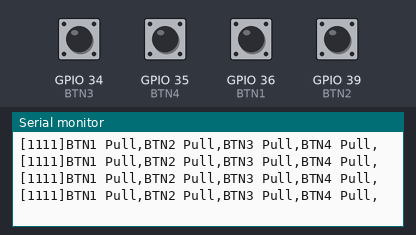
The sketch below on a simulated ESP32. Shown: the last lines printed to the serial monitor. The test bench sets the inputs (shaded band); at power-on: GPIO 34 (BTN3), GPIO 35 (BTN4), GPIO 36 (BTN1), GPIO 39 (BTN2) HIGH.

Above: at 2.3 s.
2.4 s: GPIO 34 (BTN3) pulled LOW for 0.65 s
At 2.9 s:
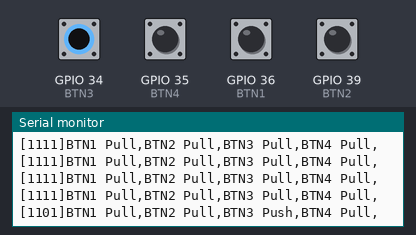
4.5 s: GPIO 35 (BTN4) pulled LOW for 0.65 s
At 4.9 s:
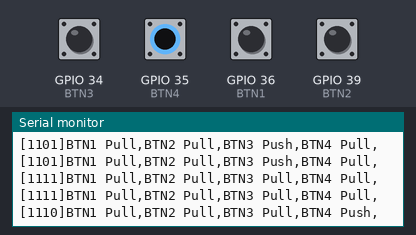
6.6 s: GPIO 36 (BTN1) pulled LOW for 0.65 s
At 7.31 s:
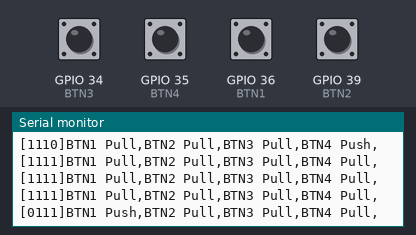
8.7 s: GPIO 39 (BTN2) pulled LOW for 0.65 s
At 9.4 s:
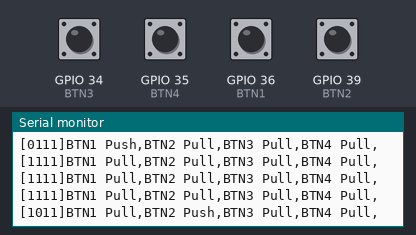
10.8 s: GPIO 34 (BTN3) driven LOW and GPIO 35 (BTN4) driven LOW
At 11.4 s:
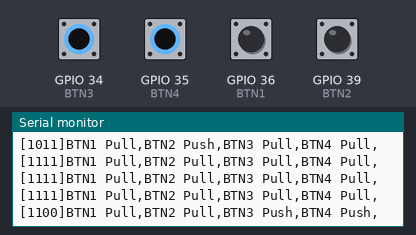
13.0 s: GPIO 36 (BTN1) pulled LOW for 1 s
At 13.4 s:
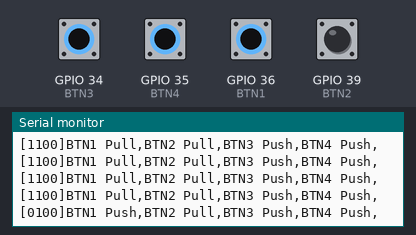

Measured:
- after the input at 2.4 s, the serial monitor: prints a new line after 0.10 s (image 1)
- after the input at 4.5 s, the serial monitor: prints a new line at once (image 2)
- after the input at 6.6 s, the serial monitor: prints a new line after 0.40 s (image 3)
- after the input at 8.7 s, the serial monitor: prints a new line after 0.30 s (image 4)
- after the input at 10.8 s, the serial monitor: prints a new line after 0.20 s (image 5)
- after the input at 13.0 s, the serial monitor: prints a new line at once (image 6)

The sketch:

Button_TEST.ino
```cpp
// ================================

//          버튼 입력 예제

// ================================

// ========== 예제 특징 ============

//  버튼의 누름 여부를
//  시리얼 모니터에 주기적으로 출력합니다.

// ================================


// ======== 사용 라이브러리 =========
// (이 예제는 LED 토글만 사용하므로 아래 헤더는 생략 가능합니다)
// // MAX30100_milan : 1.3.0
// // Adafruit_GFX : 1.12.1
// // Adafruit_SSD1306 : 2.5.13
// =================================

// #include <Arduino.h>  // PlatformIO/VSCode 사용 시 권장


// ============ 장치 설정 ==========

#define LED1 25
#define LED2 26
#define BTN1   36
#define BTN2   39
#define BTN3   34
#define BTN4   35

// ============ Test ===============

// 사용 할 기능을 1로 나머지는 0으로 둡니다.

#define TEST_LED_BLINK    0
#define TEST_BTN_INPUT    1


// ======== 논블로킹 주기 제어 ======

#define TEST_INTERVAL 500 // 주기를 만들기위해서 선언 (500ms)


void setup()
{

Serial.begin(115200); //115200의 baudrate로 시리얼 연결

ledBlinkInit(); //  LED Blink Init
btnInputInit(); // Button Input Init

}

void loop()
{

ledBlinkTask();
btnInputTask();

}

// ============ Custom 함수 =================

//
//////////////////////////////////////////////////////////////////////////////////////////
//

void ledBlinkInit()
{
#if TEST_LED_BLINK
  pinMode(LED1, OUTPUT);
  pinMode(LED2, OUTPUT);
#endif
}

void ledBlinkTask()
{
#if TEST_LED_BLINK
  static bool led_state = false;
  static uint32_t prev_time = millis(); // cpu 가동시간으로 부터 시간 측정
  if (millis() - prev_time >= TEST_INTERVAL) // 500ms마다 led1,2 토글
  {
    prev_time += TEST_INTERVAL;

    led_state = !led_state;
    digitalWrite(LED1, led_state ? HIGH : LOW);
    digitalWrite(LED2, led_state ? HIGH : LOW);
  }
#endif
}

//
//////////////////////////////////////////////////////////////////////////////////////////
//

//
//////////////////////////////////////////////////////////////////////////////////////////
//

void btnInputInit()
{
#if TEST_BTN_INPUT
  pinMode(BTN1, INPUT_PULLUP);
  pinMode(BTN2, INPUT_PULLUP);
  pinMode(BTN3, INPUT_PULLUP);
  pinMode(BTN4, INPUT_PULLUP);
#endif
}

void btnInputTask()
{
#if TEST_BTN_INPUT

  int btn_1 = 0;
  int btn_2 = 0;
  int btn_3 = 0;
  int btn_4 = 0;

  static uint32_t prev_time = millis();
  if (millis() - prev_time >= TEST_INTERVAL)
  {
    prev_time += TEST_INTERVAL;

    btn_1 = digitalRead(BTN1);
    btn_2 = digitalRead(BTN2);
    btn_3 = digitalRead(BTN3);
    btn_4 = digitalRead(BTN4);

    // 간단하게 시리얼 모니터로 출력합니다.
    Serial.print("[");
    Serial.print(btn_1);
    Serial.print(btn_2);
    Serial.print(btn_3);
    Serial.print(btn_4);
    Serial.print("]");

    // 버튼은 풀업으로 연결되어있으므로, 누르면 LOW로 떨어집니다.

    if (btn_1 == LOW)
    {
      Serial.print("BTN1 Push,");
    }
    else
    {
      Serial.print("BTN1 Pull,");
    }

    if (btn_2 == LOW)
    {
      Serial.print("BTN2 Push,");
    }
    else
    {
      Serial.print("BTN2 Pull,");
    }

    if (btn_3 == LOW)
    {
      Serial.print("BTN3 Push,");
    }
    else
    {
      Serial.print("BTN3 Pull,");
    }

    if (btn_4 == LOW)
    {
      Serial.print("BTN4 Push");
    }
    else
    {
      Serial.print("BTN4 Pull");
    }
    Serial.println(",");
  }
#endif
}

//
//////////////////////////////////////////////////////////////////////////////////////////
//
```
